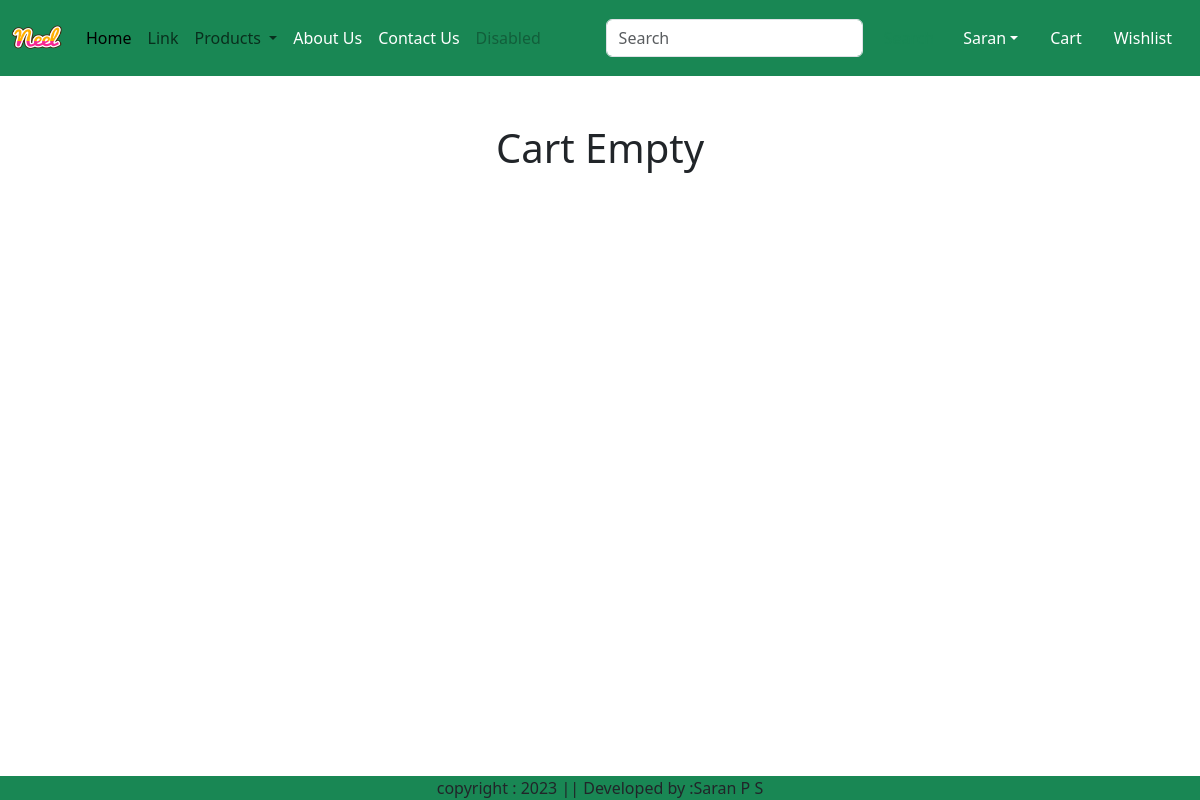
The page /cart/ (signed in) on the database as committed earlier.
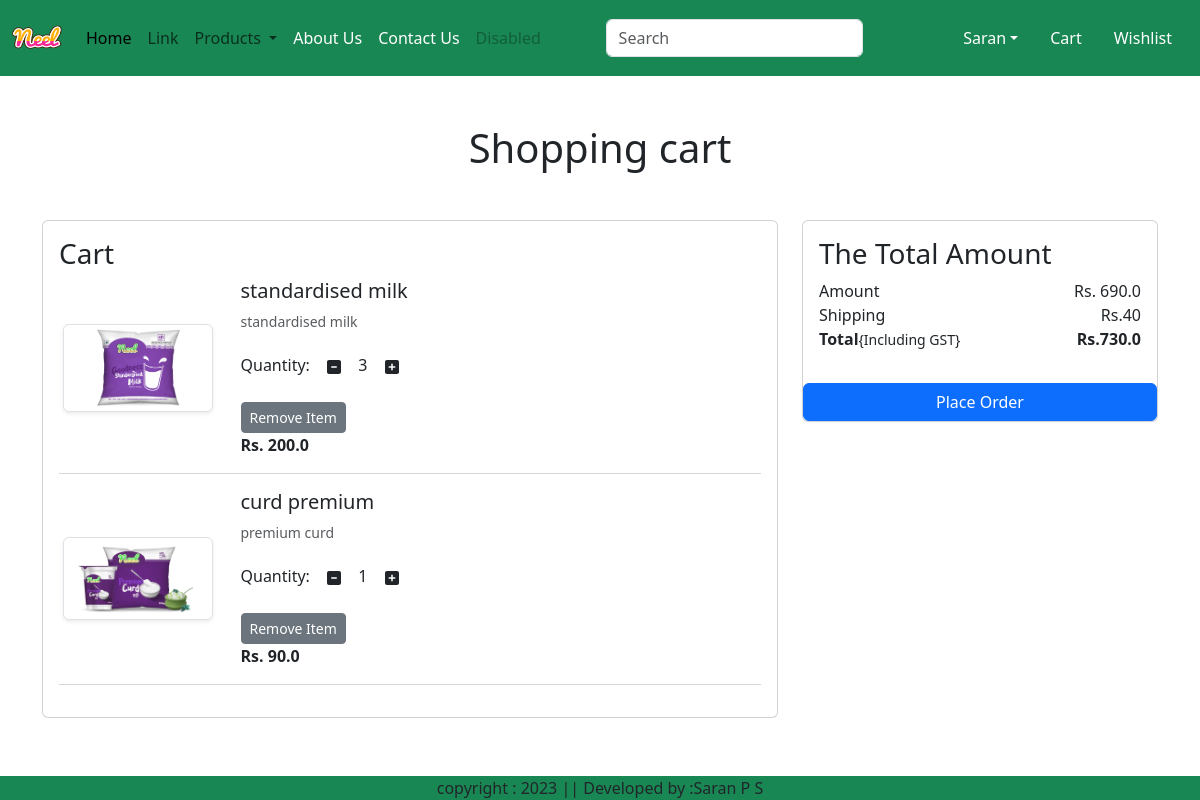
The same page on the database as committed later.
### app/models.py (models this page shows, shortened)
class Cart(models.Model):
    user=models.ForeignKey(User,on_delete=models.CASCADE)
    product=models.ForeignKey(Product,on_delete=models.CASCADE)
    quantity=models.PositiveIntegerField(default=1)

class Product(models.Model):
    title=models.CharField(max_length=100)
    selling_price=models.FloatField()
    discounted_price=models.FloatField()
    description=models.TextField()
    composition=models.TextField(default='')
    prodapp=models.TextField(default='')
    category=models.CharField(choices=CATEGORY_CHOICES,max_length=2)
    product_image=models.ImageField(upload_to='product')

### app/views.py (the view)
# urls.py: path('cart/',views.show_cart,name='showcart'),
def show_cart(request):
    user=request.user
    cart=Cart.objects.filter(user=user)
    amount=0
    for p in cart:
        value=p.quantity*p.product.discounted_price
        amount=amount+value
    totalamount=amount+40
    return render(request,'app/addtocart.html',locals())

### app/templates/app/addtocart.html (shortened to what this page needs)
{% extends 'app/base.html' %}
{% load static  %}
{% block main-content %}
<div class='container my-5'>
    <div class='row'>
        {% if cart %}
        <h1 class='text-center mb-5'> Shopping cart</h1>
        <div class='col-sm-8'>
            <div class='card'>
                <div class='card-body'>
                    <h3>Cart</h3>
                    {% for item in cart %}
                    <div class='row'>
                        <div class='col-sm-3 text-center align-self-center'><img src='{{item.product.product_image.url}}' alt='' srcset='' class='img-fluid img-thumbnail shadow-sm' height='150' width='150'></div>
                            <div class='col-sm-9'>
                                <div>
                                    <h5>{{item.product.title}}</h5>
                                    <p class='mb-2 text-muted small'>{{item.product.description}}</p>
                                    <div class='my-3'>
                                    <label for='quantity'>Quantity:</lable>
                                        <a class='minus-cart btn' pid={{item.product.id}}><i class='fas fa-minus-square fa-ig'></i></a>
                                            <span id='quantity'>{{item.quantity}}</span>
                                        <a class='plus-cart btn' pid={{item.product.id}}><i class='fas fa-plus-square fa-ig'></i></a>
                                    </div>
                                    <div classs='d-flex justify-content-between'>
                                        <a href='#' class='remove-cart btn btn-sm btn-secondary mr-3' pid={{item.product.id}}>Remove Item</a>
                                        <p class='mb-0'><span><strong>Rs. {{item.product.discounted_price}}</strong></span></p>
                                    </div>
                                </div>
                            </div>
                        </div>
                    <hr class='text-muted'>
                    {% endfor %}
                </div>
            </div>
        </div>
        <div class='col-sm-4'>
            <div class='card'>
                <div class='card-body'>
                    <h3>The Total Amount </h3>
                    <ul class='list-group'>
                        <li class='list-group-items d-flex justify-content-between align-items-center border=0 px-0 pb-0'>Amount<span id='amount'>Rs. {{amount}}</span></li>
                        <li class='list-group-items d-flex justify-content-between align-items-center px-0 '>Shipping<span >Rs.40 </span></li>
                        <li class='list-group-items d-flex justify-content-between align-items-center border=0 px-0 mb-3'>
                        <div>
                            <strong>Total</strong><small>{Including GST}</small>
                        </div>
                        <span id='totalamount'><strong>Rs.{{totalamount}}</strong><span>
                        </li>
                    </ul>
                    </div class='d-grid'><a href='#' class='btn btn-primary'>Place Order</a></div>
                </div>
            </div>
        </div>
        {% else %}
            <h1 class='text-center mb-5'>Cart Empty</h1>
        {% endif %}
    </div>
</div>
{% endblock main-content%}

Rows that differ between the two databases and show on the page:
added Cart: product.product_image (picture), product "standardised milk", product.description "standardised milk", quantity "3", product.discounted_price "200.0"
added Cart: product.product_image (picture), product "curd premium", product.description "premium curd", quantity "1", product.discounted_price "90.0"
Other text that changed with them:
{{ amount }}: (not shown) → "690.0"
{{ totalamount }}: (not shown) → "730.0"
text no longer shown: "Cart Empty"
text now shown: "Shopping cart Cart The Total Amount Amount Rs. Shipping Rs.40 Total {Including GST} Rs. Place Order"
